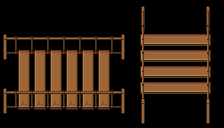

Below is a game level as drawn by its tile map, then a one-line description and the .tmx file that defines it, in full:
An orthogonal 7x4 tile map with 32x32 px tiles, 3 tile layers (ground, bridge-bottom, bridge-top).

<map version="1.0" tiledversion="1.1.2" orientation="orthogonal" renderorder="right-down" width="7" height="4" tilewidth="32" tileheight="32" infinite="0" nextobjectid="1">
 <tileset firstgid="1" name="bridge" tilewidth="32" tileheight="32" tilecount="24" columns="3">
  <image source="../PNG/32x32/bridge.png" width="96" height="256" />
 </tileset>
 <layer name="ground" width="7" height="4">
  <data encoding="csv">
0,0,0,0,0,0,0,
0,0,0,0,0,0,0,
0,0,0,0,0,0,0,
0,0,0,0,0,0,0
</data>
 </layer>
 <layer name="bridge-bottom" width="7" height="4">
  <data encoding="csv">
0,0,0,0,16,17,18,
1,2,2,3,19,20,21,
4,5,5,6,19,20,21,
7,8,8,9,22,23,24
</data>
 </layer>
 <layer name="bridge-top" width="7" height="4">
  <data encoding="csv">
0,0,0,0,0,0,0,
0,0,0,0,0,0,0,
10,11,11,12,0,0,0,
13,14,14,15,0,0,0
</data>
 </layer>
</map>
